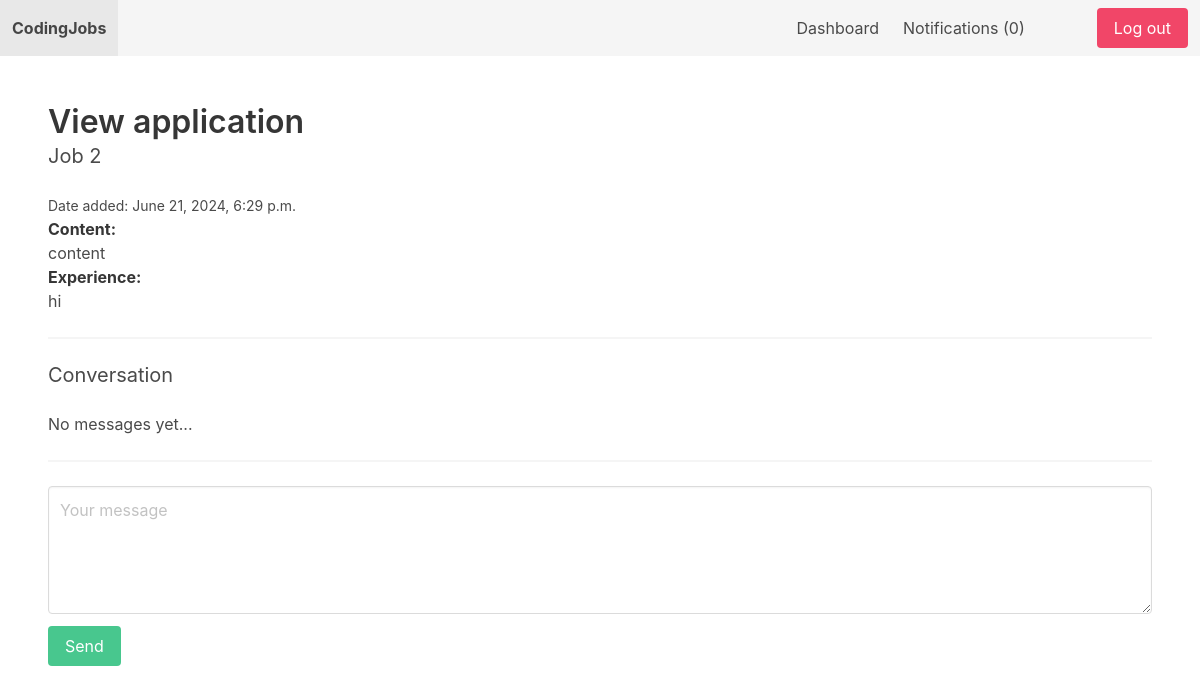
Before: /dashboard/view_application/4/ (signed in) with the older database file.
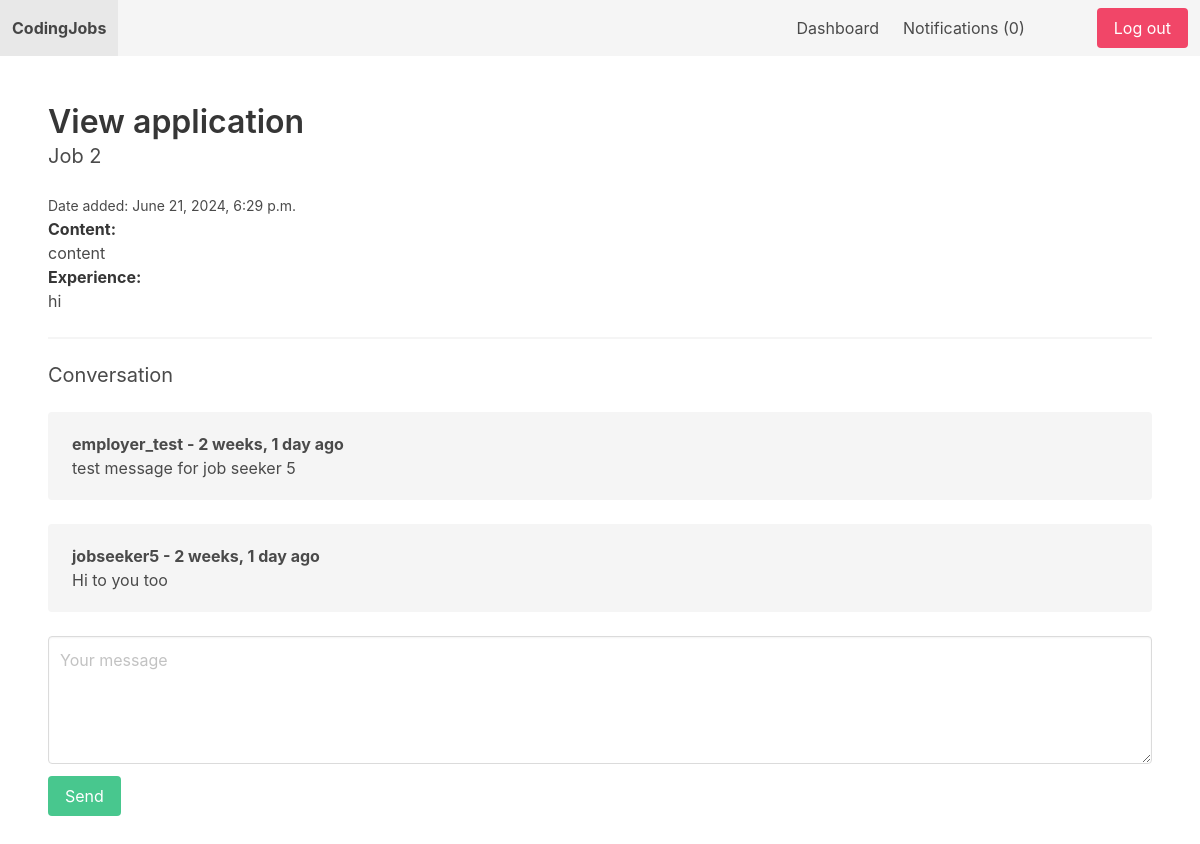
After: the same page with the newer database file.
### apps/userprofile/models.py (models this page shows)
class ConversationMessage(models.Model):
    application = models.ForeignKey(Application, related_name='conversationmessages', on_delete=models.CASCADE)
    content = models.TextField()
    created_by = models.ForeignKey(User, related_name='conversationmessages', on_delete=models.CASCADE)
    created_at = models.DateTimeField(auto_now_add=True)
    class Meta:
        ordering = ['created_at']

### apps/userprofile/views.py (the view, shortened to what this page needs)
# urls.py: path('view_application/<int:application_id>/', view_application, name='view_application'),
@login_required
def view_application(request, application_id):
    if request.user.userprofile.is_employer:
        application = get_object_or_404(Application, pk=application_id, job__created_by=request.user)
    else:
        application = get_object_or_404(Application, pk=application_id, created_by=request.user)
    return render(request, 'userprofile/view_application.html', {'application': application})

### apps/notification/context_processors.py (called while the page is built)
def notifications(request):
    if request.user.is_authenticated:
        return {'notifications': request.user.notifications.filter(is_read=False)}
    else:
        return {'notifications': []}

### apps/userprofile/templates/userprofile/view_application.html (shortened to what this page needs)
{% extends "coreapp/base.html" %}
{% block content %}
    <h1 class="title">View application</h1>
    <h2 class="subtitle">{{ application.job.title }}</h2>
    <small>Date added: {{ application.created_at }}</small>
    <p><strong>Content: <br></strong> {{ application.content }}
    <p><strong>Experience: <br></strong>{{ application.experience }}
    <hr>
    <h2 class="subtitle">Conversation</h2>
    {% for message in application.conversationmessages.all %}
        <div class="notification">
            <b>{{ message.created_by.username }} - {{ message.created_at|timesince }} ago</b><br>
            {{ message.content }}
        </div>
        {% empty %}
            <p>No messages yet...</p>
            <hr>
    {% endfor %}
        <form method="post" action=".">
            <div class="field">
                <div class="control">
                    <textarea class="textarea" placeholder="Your message" name="content" id="id_content"></textarea>
                </div>
            </div>
            <div class="field">
                <div class="control">
                    <button class="button is-success">Send</button>
                </div>
            </div>
        </form>
{% endblock %}

Changed rows visible on the page:
added ConversationMessage: created_by.username "employer_test", created_at "2 weeks, 1 day", content "test message for job seeker 5"
added ConversationMessage: created_by.username "jobseeker5", created_at "2 weeks, 1 day", content "Hi to you too"
Other visible differences:
text no longer shown: "No messages yet..."
